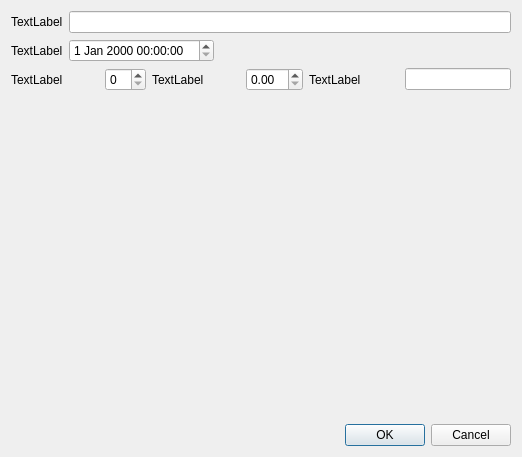
<?xml version="1.0" encoding="UTF-8"?>
<ui version="4.0">
 <class>Dialog</class>
 <widget class="QDialog" name="Dialog">
  <property name="geometry">
   <rect>
    <x>0</x>
    <y>0</y>
    <width>522</width>
    <height>457</height>
   </rect>
  </property>
  <property name="windowTitle">
   <string>Dialog</string>
  </property>
  <layout class="QVBoxLayout" name="verticalLayout_2">
   <item>
    <layout class="QVBoxLayout" name="verticalLayout">
     <item>
      <layout class="QHBoxLayout" name="horizontalLayout">
       <item>
        <widget class="QLabel" name="label">
         <property name="text">
          <string>TextLabel</string>
         </property>
        </widget>
       </item>
       <item>
        <widget class="QLineEdit" name="lineEdit"/>
       </item>
      </layout>
     </item>
     <item>
      <layout class="QHBoxLayout" name="horizontalLayout_2">
       <item>
        <widget class="QLabel" name="label_2">
         <property name="text">
          <string>TextLabel</string>
         </property>
        </widget>
       </item>
       <item>
        <widget class="QDateTimeEdit" name="dateTimeEdit"/>
       </item>
       <item>
        <spacer name="horizontalSpacer">
         <property name="orientation">
          <enum>Qt::Horizontal</enum>
         </property>
         <property name="sizeHint" stdset="0">
          <size>
           <width>40</width>
           <height>20</height>
          </size>
         </property>
        </spacer>
       </item>
      </layout>
     </item>
     <item>
      <layout class="QHBoxLayout" name="horizontalLayout_6">
       <item>
        <layout class="QHBoxLayout" name="horizontalLayout_4">
         <item>
          <widget class="QLabel" name="label_4">
           <property name="text">
            <string>TextLabel</string>
           </property>
          </widget>
         </item>
         <item>
          <spacer name="horizontalSpacer_3">
           <property name="orientation">
            <enum>Qt::Horizontal</enum>
           </property>
           <property name="sizeHint" stdset="0">
            <size>
             <width>40</width>
             <height>20</height>
            </size>
           </property>
          </spacer>
         </item>
         <item>
          <widget class="QSpinBox" name="spinBox"/>
         </item>
        </layout>
       </item>
       <item>
        <layout class="QHBoxLayout" name="horizontalLayout_3">
         <item>
          <widget class="QLabel" name="label_3">
           <property name="text">
            <string>TextLabel</string>
           </property>
          </widget>
         </item>
         <item>
          <spacer name="horizontalSpacer_4">
           <property name="orientation">
            <enum>Qt::Horizontal</enum>
           </property>
           <property name="sizeHint" stdset="0">
            <size>
             <width>40</width>
             <height>20</height>
            </size>
           </property>
          </spacer>
         </item>
         <item>
          <widget class="QDoubleSpinBox" name="doubleSpinBox"/>
         </item>
        </layout>
       </item>
       <item>
        <layout class="QHBoxLayout" name="horizontalLayout_5">
         <item>
          <widget class="QLabel" name="label_5">
           <property name="text">
            <string>TextLabel</string>
           </property>
          </widget>
         </item>
         <item>
          <spacer name="horizontalSpacer_5">
           <property name="orientation">
            <enum>Qt::Horizontal</enum>
           </property>
           <property name="sizeHint" stdset="0">
            <size>
             <width>40</width>
             <height>20</height>
            </size>
           </property>
          </spacer>
         </item>
         <item>
          <widget class="QLineEdit" name="lineEdit_2"/>
         </item>
        </layout>
       </item>
      </layout>
     </item>
    </layout>
   </item>
   <item>
    <spacer name="verticalSpacer">
     <property name="orientation">
      <enum>Qt::Vertical</enum>
     </property>
     <property name="sizeHint" stdset="0">
      <size>
       <width>20</width>
       <height>317</height>
      </size>
     </property>
    </spacer>
   </item>
   <item>
    <layout class="QHBoxLayout" name="horizontalLayout_7">
     <item>
      <spacer name="horizontalSpacer_2">
       <property name="orientation">
        <enum>Qt::Horizontal</enum>
       </property>
       <property name="sizeHint" stdset="0">
        <size>
         <width>40</width>
         <height>20</height>
        </size>
       </property>
      </spacer>
     </item>
     <item>
      <widget class="QDialogButtonBox" name="buttonBox">
       <property name="orientation">
        <enum>Qt::Horizontal</enum>
       </property>
       <property name="standardButtons">
        <set>QDialogButtonBox::Cancel|QDialogButtonBox::Ok</set>
       </property>
      </widget>
     </item>
    </layout>
   </item>
  </layout>
 </widget>
 <resources/>
 <connections>
  <connection>
   <sender>buttonBox</sender>
   <signal>accepted()</signal>
   <receiver>Dialog</receiver>
   <slot>accept()</slot>
   <hints>
    <hint type="sourcelabel">
     <x>248</x>
     <y>254</y>
    </hint>
    <hint type="destinationlabel">
     <x>157</x>
     <y>274</y>
    </hint>
   </hints>
  </connection>
  <connection>
   <sender>buttonBox</sender>
   <signal>rejected()</signal>
   <receiver>Dialog</receiver>
   <slot>reject()</slot>
   <hints>
    <hint type="sourcelabel">
     <x>316</x>
     <y>260</y>
    </hint>
    <hint type="destinationlabel">
     <x>286</x>
     <y>274</y>
    </hint>
   </hints>
  </connection>
 </connections>
</ui>
